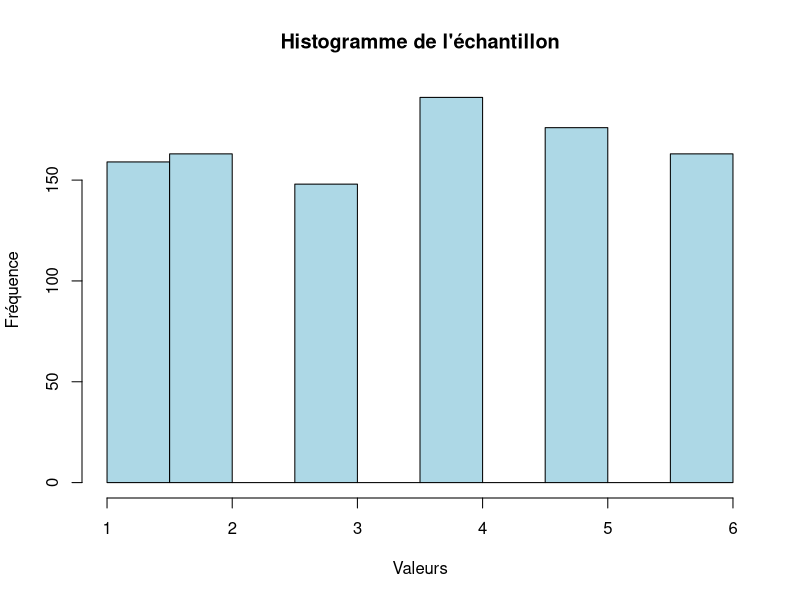
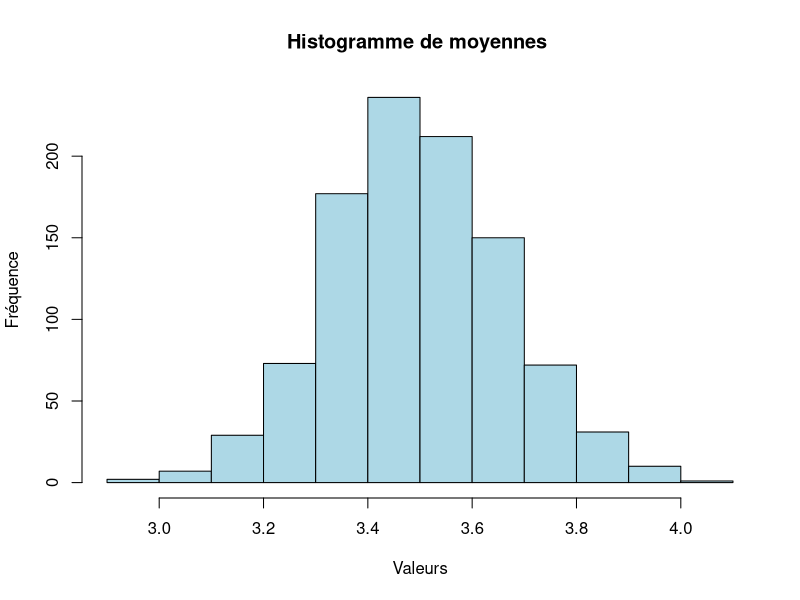
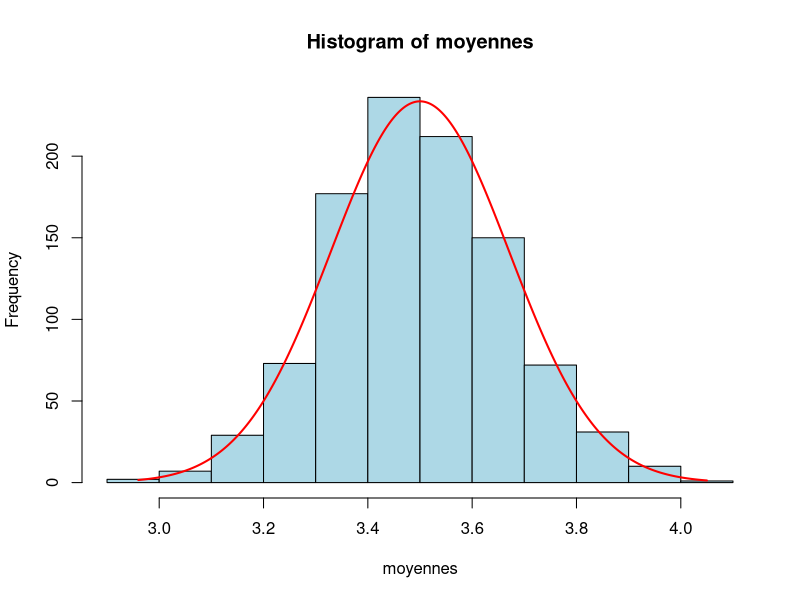
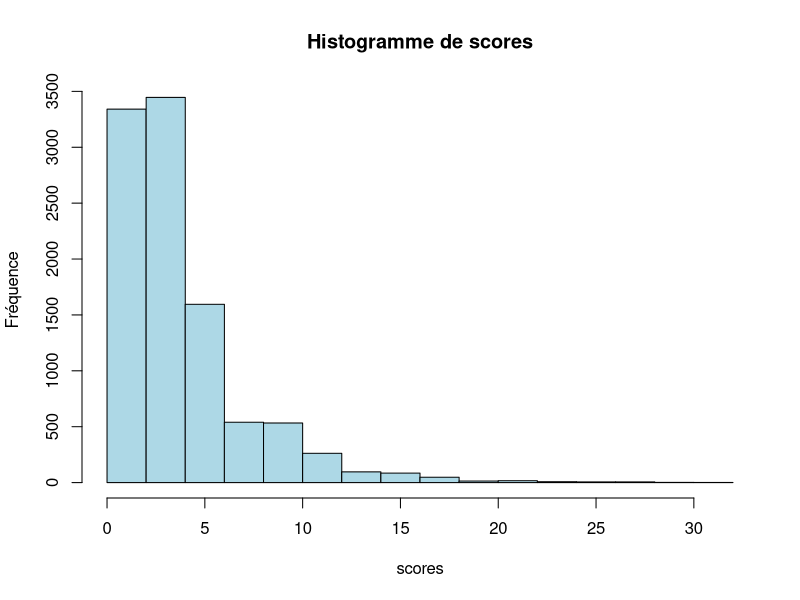

These figures' R source, in order:
#question 1: D suit loi uniform U(6) E(D)=3.5 et V(D)=35/12
#question 2 :
De.faces<-function(N)
{
  return(sample(1:6, size = N, replace = TRUE))
}
#question 3 
echantillon <- De.faces(1000)
# Tracer l'histogramme
hist(echantillon, main = "Histogramme de l'échantillon", xlab = "Valeurs",
ylab = "Fréquence", col = "lightblue", border = "black")
#question4:
moy.emp<-function(X)
{
  return((1/length(X))*sum(X))
}
#question 5:
echantillon_2<-De.faces(10000)
s=moy.emp(echantillon_2)
print(s)#s=3.4999 est tres proches de E(X) 
#question 6:
N=1000
De.Moyennes<-function(n, N)
{
  moyennes <- numeric(N)
  for(i in 1:N )
  {
    D_i<-De.faces(n)
    D_n=moy.emp((D_i))
    moyennes[i]=D_n
  }
  return(moyennes)
}
#question 7 : 
n=100
moyennes<-De.Moyennes(n,N)
hist(moyennes, main = "Histogramme de moyennes ", xlab = "Valeurs", ylab = "Fréquence", col = "lightblue", border = "black")

#question 8 : 
# Superposer la courbe de la loi normale
mu <- 3.5
sigma <- sqrt(35/1200)
x <- seq(min(moyennes), max(moyennes), length = 1000)
y <- dnorm(x, mean = mu, sd = sigma)
lines(x, y * N * diff(hist(moyennes, col = "lightblue",border = "black")$breaks[1:2]), col = "red", lwd = 2)
# Test statistique
shapiro.test(moyennes)
#question 9 : oui P(S=13)=1/6^3 
#question 10 : 
JeuDeDes<-function(N)
{
  scores=numeric(N)
  for(i in 1:N)
  {
    score<-0
    resultat=De.faces(1)# Lancer un dé
    while(resultat==6)
    {
      score=score+resultat #Ajouter le résultat au score
      resultat=De.faces(1) #Répéter le lancement de Dé
    }
    score=score+resultat
    scores[i]=score
    
  }
  return(scores)
}
#question 11 
N=10000
scores<-JeuDeDes(N)
hist(scores, main = "Histogramme de scores", xlab = "scores", ylab = "Fréquence", col = "lightblue", border = "black")

#question 12 
freq=0
for (i in 1:N) 
{
  if(scores[i]==13)
  {
    freq=freq+1
  }
}
freq_emp=freq/N
#freq_emp=0.0041
  
#question 13 
esp=sum(scores)/N
f=0
for (i in 1:N) 
{
  if(scores[i]>=10)
  {
    f=f+1
  }
}
freq_emp2=f/N
print(freq_emp2)

  








